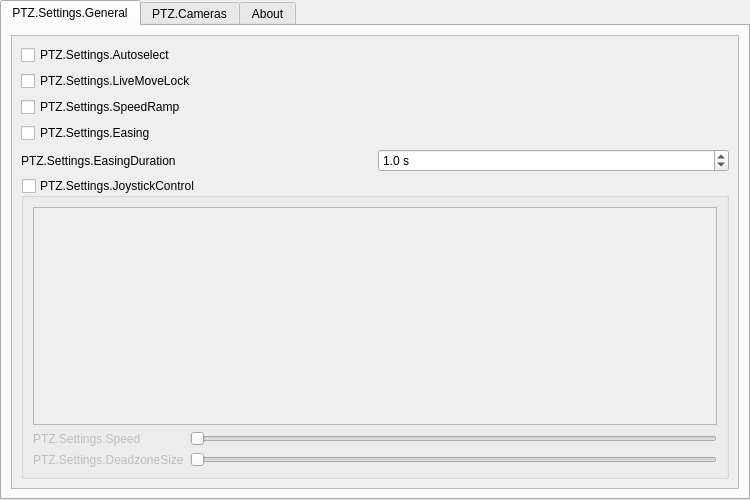
<?xml version="1.0" encoding="UTF-8"?>
<ui version="4.0">
 <class>PTZSettings</class>
 <widget class="QWidget" name="PTZSettings">
  <property name="geometry">
   <rect>
    <x>0</x>
    <y>0</y>
    <width>750</width>
    <height>500</height>
   </rect>
  </property>
  <property name="windowTitle">
   <string>PTZ.Settings.Title</string>
  </property>
  <layout class="QVBoxLayout" name="verticalLayout">
   <property name="leftMargin">
    <number>0</number>
   </property>
   <property name="topMargin">
    <number>0</number>
   </property>
   <property name="rightMargin">
    <number>0</number>
   </property>
   <property name="bottomMargin">
    <number>0</number>
   </property>
   <item>
    <widget class="QTabWidget" name="tabWidget">
     <property name="currentIndex">
      <number>0</number>
     </property>
     <widget class="QWidget" name="generalTab">
      <attribute name="title">
       <string>PTZ.Settings.General</string>
      </attribute>
      <layout class="QVBoxLayout" name="verticalLayout_5">
       <item>
        <widget class="QScrollArea" name="scrollArea">
         <property name="widgetResizable">
          <bool>true</bool>
         </property>
         <widget class="QWidget" name="scrollAreaWidgetContents_3">
          <property name="geometry">
           <rect>
            <x>0</x>
            <y>0</y>
            <width>702</width>
            <height>437</height>
           </rect>
          </property>
          <layout class="QVBoxLayout" name="verticalLayout_4">
           <item>
            <widget class="QCheckBox" name="autoselectCheckBox">
             <property name="toolTip">
              <string>PTZ.Settings.Autoselect.Tooltip</string>
             </property>
             <property name="text">
              <string>PTZ.Settings.Autoselect</string>
             </property>
            </widget>
           </item>
           <item>
            <widget class="QCheckBox" name="livemoveCheckBox">
             <property name="toolTip">
              <string>PTZ.Settings.LiveMoveLock.Tooltip</string>
             </property>
             <property name="text">
              <string>PTZ.Settings.LiveMoveLock</string>
             </property>
            </widget>
           </item>
           <item>
            <widget class="QCheckBox" name="speedRampCheckBox">
             <property name="toolTip">
              <string>PTZ.Settings.SpeedRamp.Tooltip</string>
             </property>
             <property name="text">
              <string>PTZ.Settings.SpeedRamp</string>
             </property>
            </widget>
           </item>
           <item>
            <widget class="QCheckBox" name="easingCheckBox">
             <property name="toolTip">
              <string>PTZ.Settings.Easing.Tooltip</string>
             </property>
             <property name="text">
              <string>PTZ.Settings.Easing</string>
             </property>
            </widget>
           </item>
           <item>
            <layout class="QHBoxLayout" name="easingDurationLayout">
             <item>
              <widget class="QLabel" name="easingDurationLabel">
               <property name="text">
                <string>PTZ.Settings.EasingDuration</string>
               </property>
              </widget>
             </item>
             <item>
              <widget class="QDoubleSpinBox" name="easingDurationSpinBox">
               <property name="toolTip">
                <string>PTZ.Settings.EasingDuration.Tooltip</string>
               </property>
               <property name="suffix">
                <string> s</string>
               </property>
               <property name="decimals">
                <number>1</number>
               </property>
               <property name="minimum">
                <double>0.100000000000000</double>
               </property>
               <property name="maximum">
                <double>10.000000000000000</double>
               </property>
               <property name="singleStep">
                <double>0.100000000000000</double>
               </property>
               <property name="value">
                <double>1.000000000000000</double>
               </property>
              </widget>
             </item>
            </layout>
           </item>
           <item>
            <widget class="QGroupBox" name="joystickGroupBox">
             <property name="title">
              <string>PTZ.Settings.JoystickControl</string>
             </property>
             <property name="checkable">
              <bool>true</bool>
             </property>
             <property name="checked">
              <bool>false</bool>
             </property>
             <layout class="QVBoxLayout" name="verticalLayout_6">
              <item>
               <layout class="QGridLayout" name="gridLayout">
                <item row="0" column="0" colspan="2">
                 <widget class="QListView" name="joystickNamesListView"/>
                </item>
                <item row="1" column="0">
                 <widget class="QLabel" name="joystickSpeedLabel">
                  <property name="text">
                   <string>PTZ.Settings.Speed</string>
                  </property>
                 </widget>
                </item>
                <item row="1" column="1">
                 <widget class="DoubleSlider" name="joystickSpeedSlider">
                  <property name="orientation">
                   <enum>Qt::Orientation::Horizontal</enum>
                  </property>
                 </widget>
                </item>
                <item row="2" column="0">
                 <widget class="QLabel" name="joystickDeadzoneLabel">
                  <property name="text">
                   <string>PTZ.Settings.DeadzoneSize</string>
                  </property>
                 </widget>
                </item>
                <item row="2" column="1">
                 <widget class="DoubleSlider" name="joystickDeadzoneSlider">
                  <property name="toolTip">
                   <string>PTZ.Settings.DeadzoneSlider.Tooltip</string>
                  </property>
                  <property name="orientation">
                   <enum>Qt::Orientation::Horizontal</enum>
                  </property>
                 </widget>
                </item>
               </layout>
              </item>
              <item>
               <layout class="QGridLayout" name="joystickMapGridLayout"/>
              </item>
              <item>
               <layout class="QGridLayout" name="joystickButtonGridLayout"/>
              </item>
             </layout>
            </widget>
           </item>
          </layout>
         </widget>
        </widget>
       </item>
      </layout>
     </widget>
     <widget class="QWidget" name="camerasTab">
      <attribute name="title">
       <string>PTZ.Cameras</string>
      </attribute>
      <layout class="QHBoxLayout" name="horizontalLayout_3">
       <property name="leftMargin">
        <number>0</number>
       </property>
       <property name="topMargin">
        <number>0</number>
       </property>
       <property name="rightMargin">
        <number>0</number>
       </property>
       <property name="bottomMargin">
        <number>0</number>
       </property>
       <item>
        <widget class="QSplitter" name="splitter">
         <property name="orientation">
          <enum>Qt::Orientation::Horizontal</enum>
         </property>
         <widget class="QWidget" name="widget_1" native="true">
          <layout class="QVBoxLayout" name="verticalLayout_3">
           <property name="sizeConstraint">
            <enum>QLayout::SizeConstraint::SetMinimumSize</enum>
           </property>
           <item>
            <widget class="QLabel" name="label_2">
             <property name="text">
              <string>PTZ.Devices</string>
             </property>
            </widget>
           </item>
           <item>
            <widget class="QListView" name="deviceList">
             <property name="contextMenuPolicy">
              <enum>Qt::ContextMenuPolicy::CustomContextMenu</enum>
             </property>
             <property name="editTriggers">
              <set>QAbstractItemView::EditTrigger::NoEditTriggers</set>
             </property>
            </widget>
           </item>
           <item>
            <layout class="QHBoxLayout" name="horizontalLayout_2">
             <item>
              <widget class="QPushButton" name="addPTZ">
               <property name="toolTip">
                <string>PTZ.AddDevice.Tooltip</string>
               </property>
               <property name="accessibleName">
                <string>Add</string>
               </property>
               <property name="text">
                <string notr="true"/>
               </property>
               <property name="flat">
                <bool>true</bool>
               </property>
               <property name="class" stdset="0">
                <string notr="true">icon-plus</string>
               </property>
              </widget>
             </item>
             <item>
              <widget class="QPushButton" name="removePTZ">
               <property name="toolTip">
                <string>PTZ.RemoveDevice.Tooltip</string>
               </property>
               <property name="accessibleName">
                <string>Remove</string>
               </property>
               <property name="text">
                <string notr="true"/>
               </property>
               <property name="flat">
                <bool>true</bool>
               </property>
               <property name="class" stdset="0">
                <string notr="true">icon-trash</string>
               </property>
              </widget>
             </item>
             <item>
              <spacer name="horizontalSpacer_2">
               <property name="orientation">
                <enum>Qt::Orientation::Horizontal</enum>
               </property>
               <property name="sizeHint" stdset="0">
                <size>
                 <width>40</width>
                 <height>20</height>
                </size>
               </property>
              </spacer>
             </item>
            </layout>
           </item>
          </layout>
         </widget>
         <widget class="QWidget" name="widget" native="true">
          <layout class="QVBoxLayout" name="propertiesLayout" stretch="0">
           <property name="sizeConstraint">
            <enum>QLayout::SizeConstraint::SetDefaultConstraint</enum>
           </property>
           <item>
            <layout class="QHBoxLayout" name="horizontalLayout_4">
             <item>
              <spacer name="horizontalSpacer">
               <property name="orientation">
                <enum>Qt::Orientation::Horizontal</enum>
               </property>
               <property name="sizeHint" stdset="0">
                <size>
                 <width>40</width>
                 <height>20</height>
                </size>
               </property>
              </spacer>
             </item>
             <item>
              <widget class="QPushButton" name="applyButton">
               <property name="text">
                <string>Apply</string>
               </property>
              </widget>
             </item>
            </layout>
           </item>
          </layout>
         </widget>
        </widget>
       </item>
      </layout>
     </widget>
     <widget class="QWidget" name="aboutTab">
      <attribute name="title">
       <string>About</string>
      </attribute>
      <layout class="QVBoxLayout" name="verticalLayout_2">
       <item>
        <widget class="QLabel" name="versionLabel">
         <property name="sizePolicy">
          <sizepolicy hsizetype="Preferred" vsizetype="Minimum">
           <horstretch>0</horstretch>
           <verstretch>0</verstretch>
          </sizepolicy>
         </property>
         <property name="alignment">
          <set>Qt::AlignmentFlag::AlignLeading|Qt::AlignmentFlag::AlignLeft|Qt::AlignmentFlag::AlignTop</set>
         </property>
         <property name="openExternalLinks">
          <bool>true</bool>
         </property>
        </widget>
       </item>
      </layout>
     </widget>
    </widget>
   </item>
  </layout>
 </widget>
 <customwidgets>
  <customwidget>
   <class>DoubleSlider</class>
   <extends>QSlider</extends>
   <header>double-slider.hpp</header>
  </customwidget>
 </customwidgets>
 <resources/>
 <connections/>
</ui>
